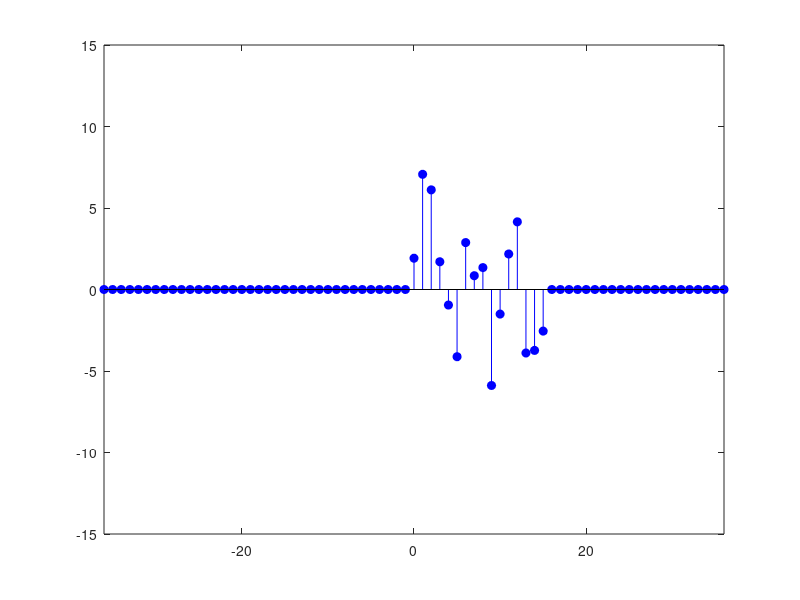

Write the MATLAB code that produced this figure. (Note: this script raises an error after producing the figure.)
%close all;

%% User Parameters
N = 16;                                             % Signal length [samples]
w_noise_var = 5;                                    % Variance of Gaussian white noise
noise_filt_N = 3;                                   % No. of samples over which the Gaussian white noise is smoothed
use_saved_seed = false;                             % Use a saved state for the random number generator
n_plot_periods = 2.2;                               % No. of periods (of length N) over which the x-axis shall be plotted
x_time_limits = ceil(n_plot_periods * N) * [-1 1];  % ^^^ belongs to above definition ^^^
y_time_limits = 15*[-1, 1];                         % Defines Y-Axis limits of time plots


%% Generate and plot finite-energy time signal x[n]
if use_saved_seed && exist('seed.mat', 'file')
    load('seed.mat');
    rng(seed);
end

% Gaussian white noise
white_noise = w_noise_var * randn(1, N);

% Signal that is to be analysed, smoothed by a rectangular filter of
% length noise_filt_N, and containing a small sinoid part.
signal = conv(white_noise, ones(1, noise_filt_N) ./ noise_filt_N, 'same') + ...
         3 * sin(3*2*pi*(0:N-1)/N);

% Plot our signal
t = (1:N) - 1;

f1 = figure('name', 'Finite-energy time signal');

% Plot main signal
stem(t, signal, 'filled', 'b');

% Add zero padding and vertical lines that separate the periods
hold on;
for ii = 2:ceil(n_plot_periods)
    stem(t + N*(ii-1), zeros(1, length(signal)), 'filled', 'b');
end
for ii = 1:ceil(n_plot_periods)
    stem(t - N*ii, zeros(1, length(signal)), 'filled', 'b');
end

xlim(x_time_limits);
ylim(y_time_limits);
add_vert_lines(gca, n_plot_periods, N);
title('Finite-energy time signal x[n]');


%% DTFT of finite-energy signal
f2 = figure('name', 'DTFT of finite-energy signal x[n], X(omega)');

t = 0:N-1;
omegas = n_plot_periods*(-2*pi:0.001:2*pi);
X_dtft = dtft(signal, t, omegas);

% Plot the DTFT of the finite-energy signal
plot(omegas, abs(X_dtft));

add_vert_lines(gca, n_plot_periods, 2*pi);

title('DTFT of finite-energy signal x[n], X(\omega)');

%% Nonperiodic autocorrelation of finite-energy signal
f4 = figure('name', 'Nonperiodic autocorrelation R_x[tau]');

taus = -1.5*N:1.5*N;
R_x_nonper = nonperiodic_autocorrelation(signal, taus);
stem(taus, R_x_nonper, 'filled', 'b');

title('Nonperiodic autocorrelation R_x[\tau]');
xlabel('Time Shift [samples]');


%% Energy Spectral Density S_X(omega) of finite-energy signal x[n]
f3 = figure('name', 'Energy Spectral Density S_X(omega) of finite-energy signal x[n]');

subplot(2,1,1);
omegas = n_plot_periods*(-2*pi:0.001:2*pi);
plot(omegas, abs(X_dtft).^2)

add_vert_lines(gca, n_plot_periods, 2*pi);
title('Energy Spectral Density S_X(\omega) from DTFT');
legend('S_x(\omega)');

subplot(2,1,2);
taus = -1.5*N:1.5*N;
omegas = n_plot_periods*(-2*pi:0.001:2*pi);
plot(omegas, abs(dtft(R_x_nonper, taus, omegas)))

add_vert_lines(gca, n_plot_periods, 2*pi);
title('Energy Spectral Density S_X(\omega) from nonperiodic autocorrelation');
legend('S_x(\omega)');


%% Plot periodic signal x_p[n]
f5 = figure('name', 'Periodic signal x_p[n]');

t = (1:N) - 1;
periodic_stem(t, signal, n_plot_periods, N);

xlim(x_time_limits);
ylim(y_time_limits);
add_vert_lines(gca, n_plot_periods, N);
title('Periodic signal x_p[n]');


%% DFT of periodic signal x_per[n]

% Generate the DFT of x[n].
% Note that, as the DFT assumes the signal to be N-periodic, we can give it
% one (the first) period of the nonperiodic signal.
X_dft = fft(signal);

% Add one period of the DFT to the DTFT plot to show that we align
% correctly in X- and Y-Axis.
figure(f2);
hold on;
stem(linspace(0,2*(N-1)/N*pi, N), abs(X_dft));
legend('DTFT of x[n], X(\omega)', 'DFT of x_p[n], X[k]');
f2_ax = gca;

% Make a new figure with the DFT plot alone, this time with periodicity
f6 = figure('name', 'DFT of periodic signal x_p[n], X[k]');
f6_ax = axes();

xlim(xlim(f2_ax));
ylim(ylim(f2_ax));

periodic_stem(linspace(0,2*(N-1)/N*pi, N), abs(X_dft), n_plot_periods, 2*pi);

add_vert_lines(gca, n_plot_periods, 2*pi);
title('DFT of periodic signal x_p[n], X[k]');
legend('DFT of x_p[n], X[k]');


%% Periodic Autocorrelation
f8 = figure('name', 'Periodic autocorrelation R_x[tau]');

tau = 0:N-1;
periodic_stem(tau, periodic_autocorrelation(signal, tau), n_plot_periods, N);

add_vert_lines(gca, 2, N);
title('Periodic autocorrelation R_x[\tau]');


%% Power Spectral Density PSD
f7 = figure('name', 'Power Spectral Density (PSD) phi_x[k] of periodic signal x_p[n]');

f2_sp = subplot(2,1,1);
omega = linspace(0,2*(N-1)/N*pi, N);
periodic_stem(omega, abs(X_dft).^2 / N, n_plot_periods, 2*pi);

add_vert_lines(gca, 2, 2*pi);
title('Power Spectral Density (PSD) \phi_x[k] from periodic autocorrelation');

subplot(2,1,2);
omega = linspace(0,2*(N-1)/N*pi, N);
tau = 0:N-1;
periodic_stem(omega, abs(dtft(periodic_autocorrelation(signal, tau), tau, omega)), n_plot_periods, 2*pi);

add_vert_lines(gca, 2, 2*pi);
title('Power Spectral Density (PSD) \phi_x[k] from DFT');


%% Discrete Time Fourier Transformation Function
function X = dtft(x, ns, omegas)
    % Calculates the Discrete Time Fourier Transformation of the signal x
    % according to
    %
    % X(omega) = sum( x[n] * e^( i*omega*n ) ) for n from -oo to oo
    %
    % Arguments:
    % x:        a vector of discrete time samples of a signal
    % ns:       a vector of time stamps at which the samples have been
    %           taken
    % omegas:   a vector of values for which the function is to be
    %           evaluated
    
    assert(isnumeric(x) && isvector(x));
    assert(isnumeric(ns) && isvector(ns));
    assert(isnumeric(omegas));
    assert(length(x) == length(ns));
    
    X = zeros(1, length(omegas));
    for ii = 1:length(omegas)
        for jj = 1:length(x)
            X(ii) = X(ii) + x(jj) * exp( -1i * ns(jj) * omegas(ii) ); 
        end
    end
end


%% Autocorrelation Function for Nonperiodic Signals
function R = nonperiodic_autocorrelation(x, taus)
    % Calculates the autocorrelation for nonperiodic, finite-energy
    % signals according to
    % 
    % R_x[tau] = sum( x[n] * x[n - tau] ) for n from -oo to oo
    %
    % Arguments:
    % x:    a vector of discrete time samples of a signal
    % taus: a vector of values for tau for which the function is to be
    %     	evaluated
    
    assert(isnumeric(x) && isvector(x));
    assert(isnumeric(taus) && isvector(taus));
    
    R = zeros(1, length(taus));
    for ii = taus(1):taus(end)
        if abs(ii) >= length(x)
            R(ii - taus(1) + 1) = 0;
        else
            x_shift = circshift(x, ii);

            if ii >= 0
                temp = x(1+ii:end) .* x_shift(1+ii:end);
            else
                temp = x(1:end+ii) .* x_shift(1:end+ii);
            end

            R(ii - taus(1) + 1) = sum(temp);
        end
    end
end


%% Autocorrelation Function for Nonperiodic Signals
function R = periodic_autocorrelation(x, taus)
    % Calculates the autocorrelation for nonperiodic, finite-energy
    % signals according to
    % 
    % R_x[tau] = 1/N * sum( x[n] * x[n - tau] ) for n from 0 to N-1
    % where x[n] is interpreted as periodic in N samples
    %
    % Arguments:
    % x:    a vector of discrete time samples of a signal
    % taus: a vector of values for tau for which the function is to be
    %     	evaluated
    
    assert(isnumeric(x) && isvector(x));
    assert(isnumeric(taus) && isvector(taus));
    
    R = zeros(1, length(taus));
    for ii = taus(1):taus(end)
            R(ii - taus(1) + 1) = sum(x .* circshift(x, ii));
    end
    
    R = R ./ length(x);
end

%% Plotting helper functions
function add_vert_lines(ax, n_periods, T)
    % Adds n_periods vertical lines at x = n*T except at zero
    
    hold(ax, 'on');
    
    for ii = 2:ceil(n_periods)
        line(ax,  T * (ii - 1) * [1 1], ylim(ax));
    end
    for ii = 1:ceil(n_periods)
        line(ax, -T * (ii - 1) * [1 1], ylim(ax));
    end
end

function periodic_stem(x, y, n_periods, T)
    
    stem(x, y, 'filled', 'b');
    hold on;

    dimmed_color = [88, 172, 250] ./ 256;
    for ii = 2:ceil(n_periods)
        stem(x + T*(ii-1), y, 'filled', 'Color', dimmed_color, 'MarkerEdgeColor', dimmed_color, 'MarkerFaceColor', dimmed_color);
    end
    for ii = 1:ceil(n_periods)
        stem(x - T*ii, y, 'filled', 'Color', dimmed_color, 'MarkerEdgeColor', dimmed_color, 'MarkerFaceColor', dimmed_color);
    end

    xlim(ceil(n_periods * T) * [-1 1]);
end


function add_radiant_xticks(n_periods)
    tick_arr = [-2*pi, -pi, 0, pi, 2*pi];
    tick_arr_str = {'-2\pi', '-\pi', '0', '\pi', '2\pi'};

    for ii = 2:floor(n_periods)
        tick_arr = [-ii*2*pi, -(2*(ii-1) + 1) * pi, tick_arr, (2*(ii-1) + 1) * pi, ii*2*pi];
        tick_arr_str = {sprintf('-%d\\pi', ii*2), sprintf('-%d\\pi', (2*(ii-1) + 1)), tick_arr_str{:}, sprintf('%d\\pi', (2*(ii-1) + 1)), sprintf('%d\\pi', ii*2)};
    end
    xticks(tick_arr);
    xticklabels(tick_arr_str);
end
